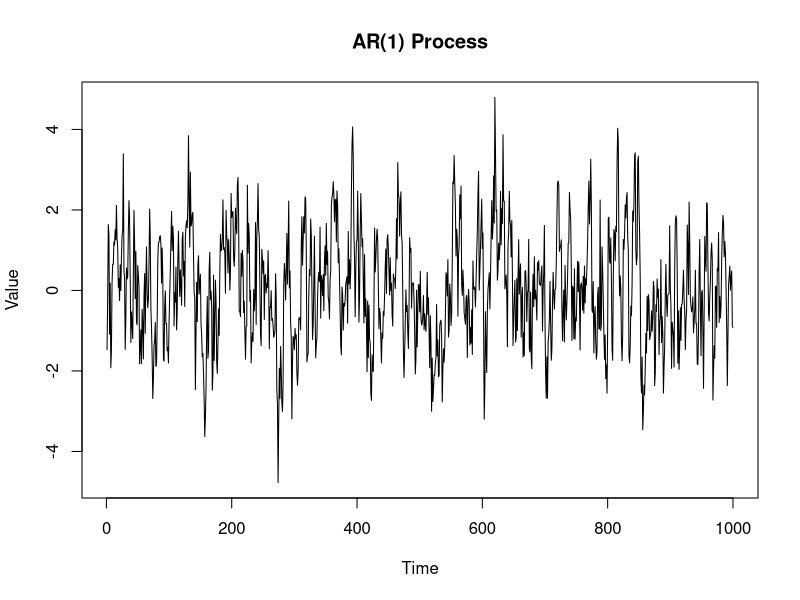
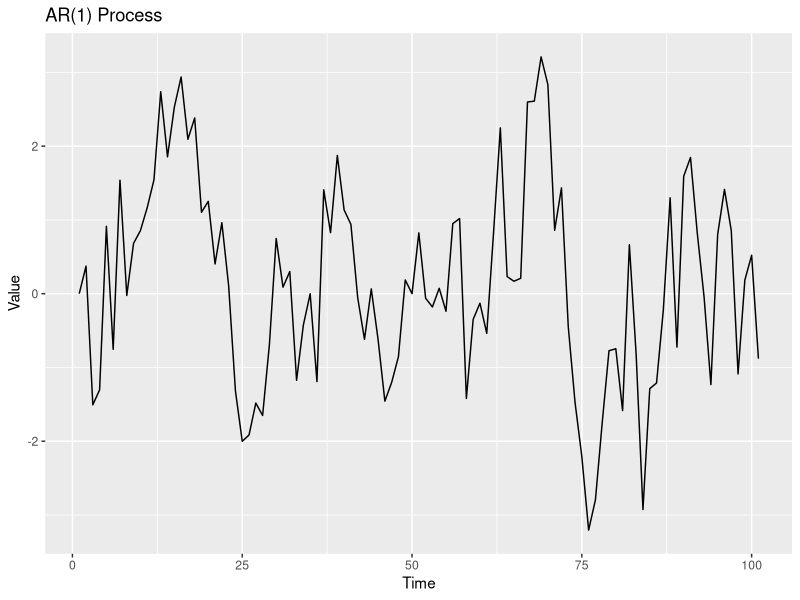
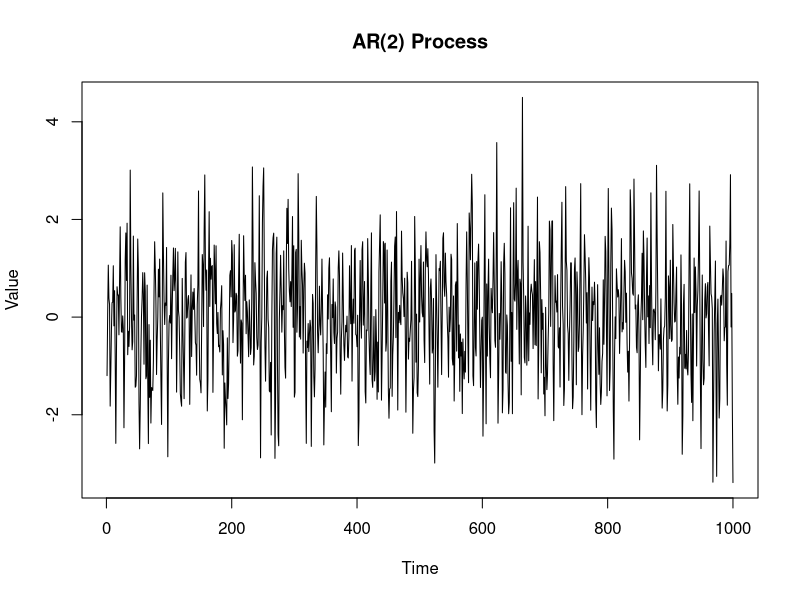
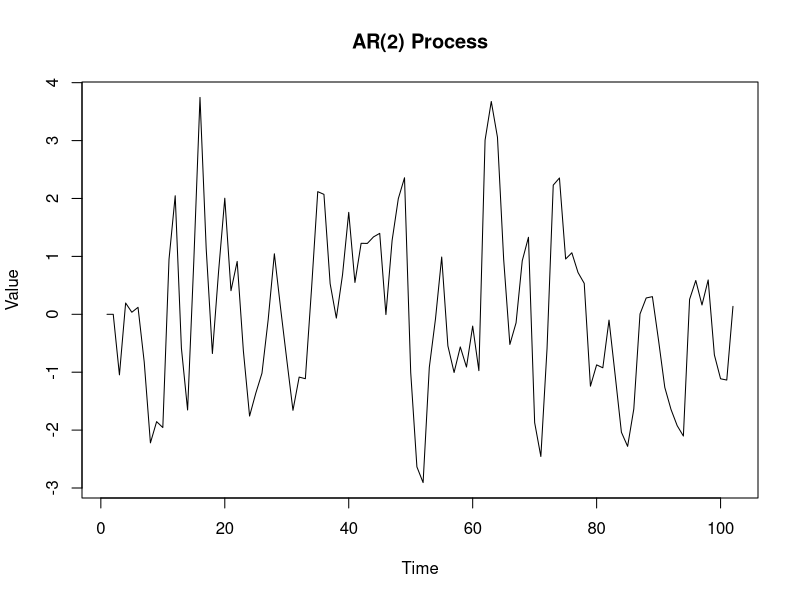
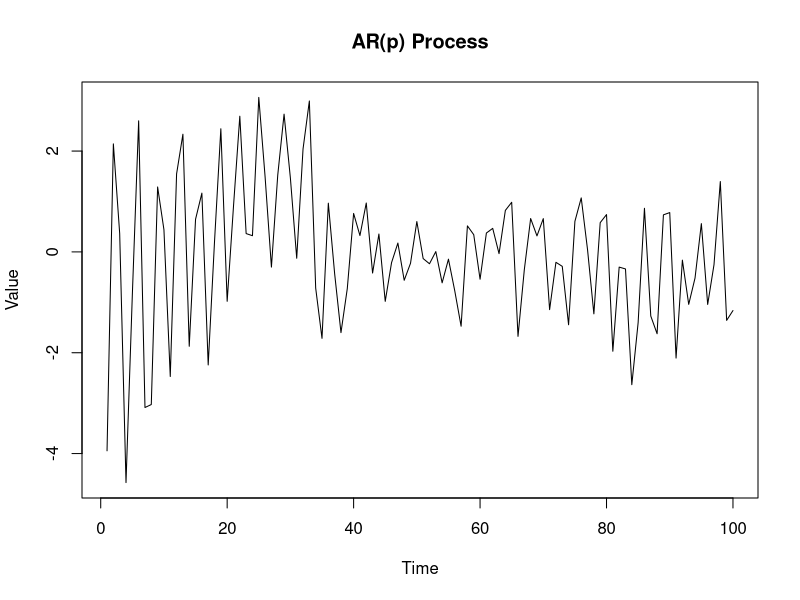
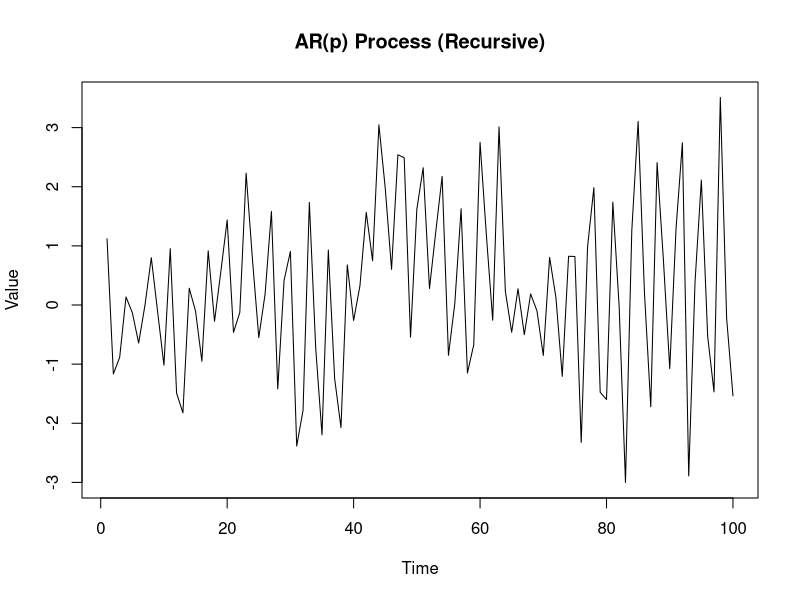

Here is the R script that generated these plots, in order: (Note: this script raises an error after producing the figures.)
## ---- chunk 1
# Set the parameters for the AR(1) process
phi <- 0.7  # Autoregressive coefficient
n <- 1000    # Number of observations to generate
# Generate the AR(1) process
ar1_data <- stats::arima.sim(model = list(ar = phi), n = n)

# Plot the generated AR(1) process
plot(ar1_data, type = 'l', main = 'AR(1) Process', ylab = 'Value', xlab = 'Time')

## ---- chunk 2
phi <- 0.7  # Autoregressive coefficient
sigma <- 1  # Standard deviation of the random error
n = 100
generate_AR1 <- function(phi, sigma, n) {
  # Initialize an empty vector to store the generated values
  ar1_data <- numeric(n+1)
  epsilon <- rnorm(n,sd = sigma)
  
  for(i in (1:n)){
    ar1_data[i+1] <- phi*ar1_data[i] + epsilon[i]
  }
  
  # Return the generated AR(1) process
  return(ar1_data)
}
ar1_data_custom <- generate_AR1(phi, sigma, n)
#..........
library(ggplot2)
# Create a data frame for ggplot
ar1_df <- data.frame(Time = 1:(n+1), Value = ar1_data_custom)

# Plot using ggplot
ggplot(ar1_df, aes(x = Time, y = Value)) +
  geom_line() +
  labs(title = "AR(1) Process",
       x = "Time",
       y = "Value")
## ---- chunk 3
# Load the stats package (if not already loaded)
library(stats)

# Set the parameters for the AR(2) process
phi1 <- 0.5  # Autoregressive coefficient for lag 1
phi2 <- -0.3  # Autoregressive coefficient for lag 2
n <- 1000    # Number of observations to generate

# Generate the AR(2) process
ar2_data <- arima.sim(model = list(ar = c(phi1, phi2)), n = n)

# Plot the generated AR(2) process
plot(ar2_data, type = 'l', main = 'AR(2) Process', ylab = 'Value', xlab = 'Time')

## ---- chunk 4
phi1 <- 0.7  # Autoregressive coefficient for lag 1
phi2 <- -0.3  # Autoregressive coefficient for lag 2
sigma <- 1  # Standard deviation of the random error
n <- 100  # Number of observations

generate_AR2 <- function(phi1, phi2, sigma, n) {
  # Initialize an empty vector to store the generated values
  ar2_data <- numeric(n+2)
  epsilon <- rnorm(n, sd = sigma)
  
  for (i in 3:(n+2)) {
    ar2_data[i] <- phi1 * ar2_data[i-1] + phi2 * ar2_data[i-2] + epsilon[i-2]
  }
  
  # Return the generated AR(2) process
  return(ar2_data)
}

# Generate the AR(2) process using the custom function
ar2_data_custom <- generate_AR2(phi1, phi2, sigma, n)

# Plot the generated AR(2) process
plot(ar2_data_custom, type = 'l', main = 'AR(2) Process', ylab = 'Value', xlab = 'Time')

## ---- chunk 5
generate_ARp <- function(phi_list, sigma, n) {
  p <- length(phi_list)  # Number of autoregressive coefficients
  ar_data <- numeric(n + p)  # Initialize vector to store generated values
  epsilon <- rnorm(n, sd = sigma)  # Generate random errors
  
  # Fill in initial values using random errors
  ar_data[1:p] <- epsilon[1:p]
  
  # Generate AR(p) process
  for (i in (p + 1):(n + p)) {
    ar_data[i] <- sum(phi_list * ar_data[(i - p):(i - 1)]) + epsilon[i - p]
  }
  
  # Return the generated AR(p) process
  return(ar_data[(p + 1):(n + p)])
}

# Example usage:
phi_list <- c(0.7, -0.4, 0.2)  # Autoregressive coefficients
sigma <- 1  # Standard deviation of the random error
n <- 100  # Number of observations

# Generate the AR(p) process using the custom function
ar_data_custom <- generate_ARp(phi_list, sigma, n)

# Plot the generated AR(p) process
plot(ar_data_custom, type = 'l', main = 'AR(p) Process', ylab = 'Value', xlab = 'Time')


## ---- chunk 6
generate_ARp_recursive <- function(phi_list, sigma, n) {
  p <- length(phi_list)  # Number of autoregressive coefficients
  
  # Initialize AR(p) data vector
  ar_data <- numeric(n + p)
  
  # Generate random errors
  epsilon <- rnorm(n + p, sd = sigma)
  
  # Initialize AR(1) process for each phi in phi_list
  for (i in 1:p) {
    ar_data[i] <- epsilon[i]
  }
  
  # Recursive AR(1) function
  ar1_recursive <- function(ar_data, phi, index) {
    if (index <= length(ar_data)) {
      ar_data[index] <- phi * ar_data[index - 1] + epsilon[index]
      ar_data <- ar1_recursive(ar_data, phi, index + 1)
    }
    return(ar_data)
  }
  
  # Generate AR(p) process recursively
  for (i in (p + 1):(n + p)) {
    ar_data[i] <- sum(phi_list * ar_data[(i - p):(i - 1)]) + epsilon[i]
  }
  
  # Return the generated AR(p) process
  return(ar_data[(p + 1):(n + p)])
}

# Example usage:
phi_list <- c(0.7, -0.4, 0.2)  # Autoregressive coefficients
sigma <- 1  # Standard deviation of the random error
n <- 100  # Number of observations

# Generate the AR(p) process using the recursive function
ar_data_recursive <- generate_ARp_recursive(phi_list, sigma, n)

# Plot the generated AR(p) process
plot(ar_data_recursive, type = 'l', main = 'AR(p) Process (Recursive)', ylab = 'Value', xlab = 'Time')

## ---- chunk 7
ma_spec <- ARIMA(p = 0, d = 0, q = 1) %>%
  set_engine("stats")
ma_fit <- ma_spec %>%
  fit(value ~ 1, data = train_data)

